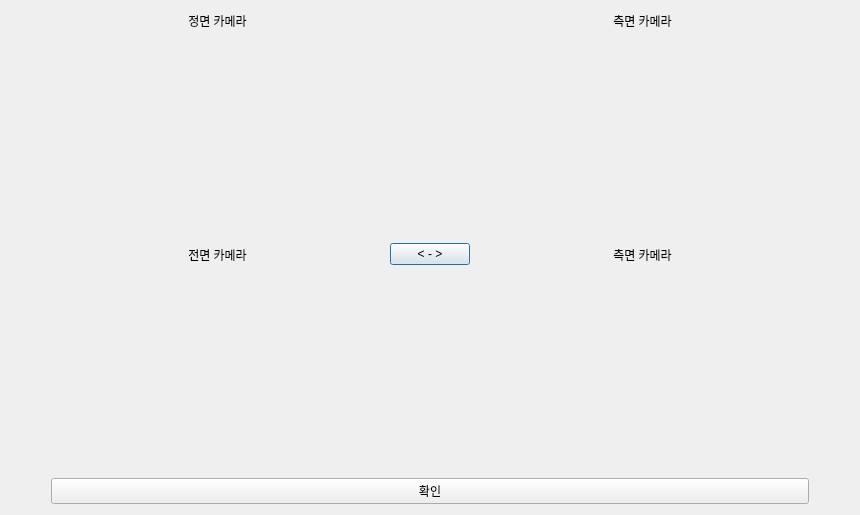
<?xml version="1.0" encoding="UTF-8"?>
<ui version="4.0">
 <class>Dialog</class>
 <widget class="QDialog" name="Dialog">
  <property name="geometry">
   <rect>
    <x>0</x>
    <y>0</y>
    <width>860</width>
    <height>515</height>
   </rect>
  </property>
  <property name="windowTitle">
   <string>카메라 설정</string>
  </property>
  <layout class="QGridLayout" name="gridLayout">
   <item row="0" column="2">
    <spacer name="horizontalSpacer">
     <property name="orientation">
      <enum>Qt::Horizontal</enum>
     </property>
     <property name="sizeType">
      <enum>QSizePolicy::Preferred</enum>
     </property>
     <property name="sizeHint" stdset="0">
      <size>
       <width>72</width>
       <height>20</height>
      </size>
     </property>
    </spacer>
   </item>
   <item row="1" column="2">
    <widget class="QPushButton" name="camera_change_button">
     <property name="sizePolicy">
      <sizepolicy hsizetype="Preferred" vsizetype="Fixed">
       <horstretch>0</horstretch>
       <verstretch>0</verstretch>
      </sizepolicy>
     </property>
     <property name="text">
      <string>&lt; - &gt;</string>
     </property>
    </widget>
   </item>
   <item row="0" column="3">
    <widget class="QLabel" name="label_4">
     <property name="sizePolicy">
      <sizepolicy hsizetype="Expanding" vsizetype="Preferred">
       <horstretch>0</horstretch>
       <verstretch>0</verstretch>
      </sizepolicy>
     </property>
     <property name="text">
      <string>측면 카메라</string>
     </property>
     <property name="alignment">
      <set>Qt::AlignCenter</set>
     </property>
    </widget>
   </item>
   <item row="0" column="0" rowspan="2">
    <spacer name="horizontalSpacer_2">
     <property name="orientation">
      <enum>Qt::Horizontal</enum>
     </property>
     <property name="sizeType">
      <enum>QSizePolicy::Fixed</enum>
     </property>
     <property name="sizeHint" stdset="0">
      <size>
       <width>40</width>
       <height>20</height>
      </size>
     </property>
    </spacer>
   </item>
   <item row="0" column="4" rowspan="2">
    <spacer name="horizontalSpacer_3">
     <property name="orientation">
      <enum>Qt::Horizontal</enum>
     </property>
     <property name="sizeType">
      <enum>QSizePolicy::Fixed</enum>
     </property>
     <property name="sizeHint" stdset="0">
      <size>
       <width>40</width>
       <height>20</height>
      </size>
     </property>
    </spacer>
   </item>
   <item row="1" column="3">
    <widget class="QLabel" name="side_camera_img_label">
     <property name="sizePolicy">
      <sizepolicy hsizetype="Expanding" vsizetype="Expanding">
       <horstretch>0</horstretch>
       <verstretch>0</verstretch>
      </sizepolicy>
     </property>
     <property name="text">
      <string>측면 카메라</string>
     </property>
     <property name="alignment">
      <set>Qt::AlignCenter</set>
     </property>
    </widget>
   </item>
   <item row="0" column="1">
    <widget class="QLabel" name="label_3">
     <property name="sizePolicy">
      <sizepolicy hsizetype="Expanding" vsizetype="Preferred">
       <horstretch>0</horstretch>
       <verstretch>0</verstretch>
      </sizepolicy>
     </property>
     <property name="text">
      <string>정면 카메라</string>
     </property>
     <property name="alignment">
      <set>Qt::AlignCenter</set>
     </property>
    </widget>
   </item>
   <item row="1" column="1">
    <widget class="QLabel" name="front_camera_img_label">
     <property name="sizePolicy">
      <sizepolicy hsizetype="Expanding" vsizetype="Expanding">
       <horstretch>0</horstretch>
       <verstretch>0</verstretch>
      </sizepolicy>
     </property>
     <property name="text">
      <string>전면 카메라</string>
     </property>
     <property name="alignment">
      <set>Qt::AlignCenter</set>
     </property>
    </widget>
   </item>
   <item row="2" column="1" colspan="3">
    <widget class="QPushButton" name="ok_button">
     <property name="text">
      <string>확인</string>
     </property>
    </widget>
   </item>
  </layout>
 </widget>
 <resources/>
 <connections/>
</ui>
